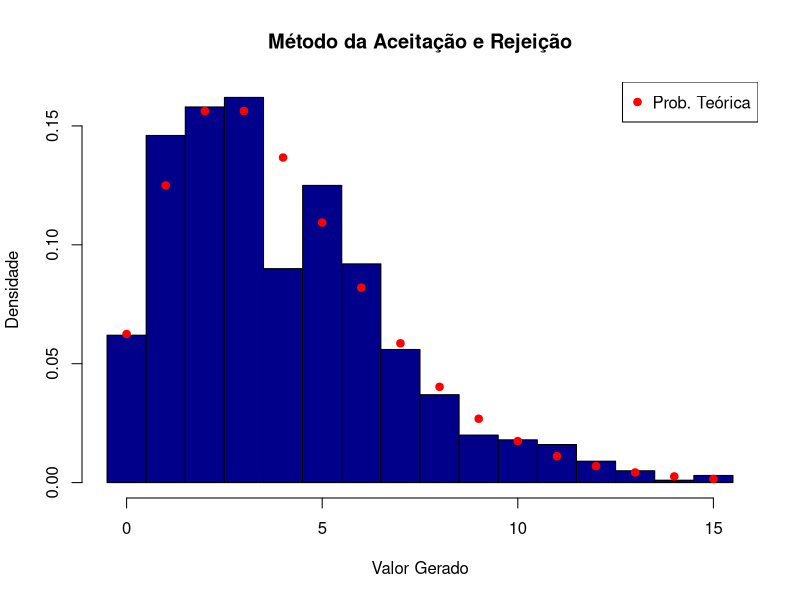

Recreate this plot in R.
# Geração da Binomial Negativa via Aceitação e Rejeição

# --- Parâmetros ---
r_param <- 4      # número de sucessos
p_param <- 0.5    # Probabilidade de sucesso
n_amostra <- 1000 

# --- Função principal para gerar n valores ---
gerar_bn_rejeicao <- function(n, r, p) {
  
  # Define a distribuição proposta (Geométrica) com a mesma média da alvo (BN)
  media_bn <- r * (1 - p) / p
  p_g <- 1 / (1 + media_bn) # Parâmetro da geométrica
  
  # Calcula a constante c, tal que c >= max( p(k) / q(k) ) 
  # (calculada numericamente para simplicidade)
  k_vals <- 0:100 
  razao_pq <- dnbinom(k_vals, size = r, prob = p) / dgeom(k_vals, prob = p_g)
  c <- max(razao_pq, na.rm = TRUE) * 1.01 # fator de segurança
  
  amostra <- numeric(n)
  contador_aceitos <- 0
  
  while (contador_aceitos < n) {
    # Passo 1: Gerar candidato 'w' da proposta Geométrica
    w <- rgeom(1, prob = p_g)
    
    # Passo 2: Gerar u ~ Uniforme(0,1) 
    u <- runif(1)
    
    # Probabilidades no ponto candidato 'w'
    p_w <- dnbinom(w, size = r, prob = p)
    q_w <- dgeom(w, prob = p_g)
    
    # Passo 3: Critério de aceitação 
    if (u < p_w / (c * q_w)) {
      contador_aceitos <- contador_aceitos + 1
      amostra[contador_aceitos] <- w
    }
  }
  return(amostra)
}

# --- Execução e visualização do resultado ---
set.seed(456)
amostra_rejeicao <- gerar_bn_rejeicao(n = n_amostra, r = r_param, p = p_param)

print("Amostra gerada pelo Método da Rejeição (primeiros 10 valores):")
print(head(amostra_rejeicao, 10))

# Histograma para validar
dir.create("figuras", showWarnings = FALSE)
png("figuras/graf_bn_ar.png", width = 800, height = 600, res = 120)
hist(amostra_rejeicao,
     col = "darkblue",
     breaks = seq(-0.5, max(amostra_rejeicao) + 0.5, 1),
     main = "Método da Aceitação e Rejeição",
     xlab = "Valor Gerado", ylab = "Densidade", freq = FALSE)
# Adiciona a PMF teórica para comparação
points(0:max(amostra_rejeicao), dnbinom(0:max(amostra_rejeicao), size = r_param, prob = p_param),
       col = "red", pch = 19)
legend("topright", legend = "Prob. Teórica", col = "red", pch = 19)

dev.off()